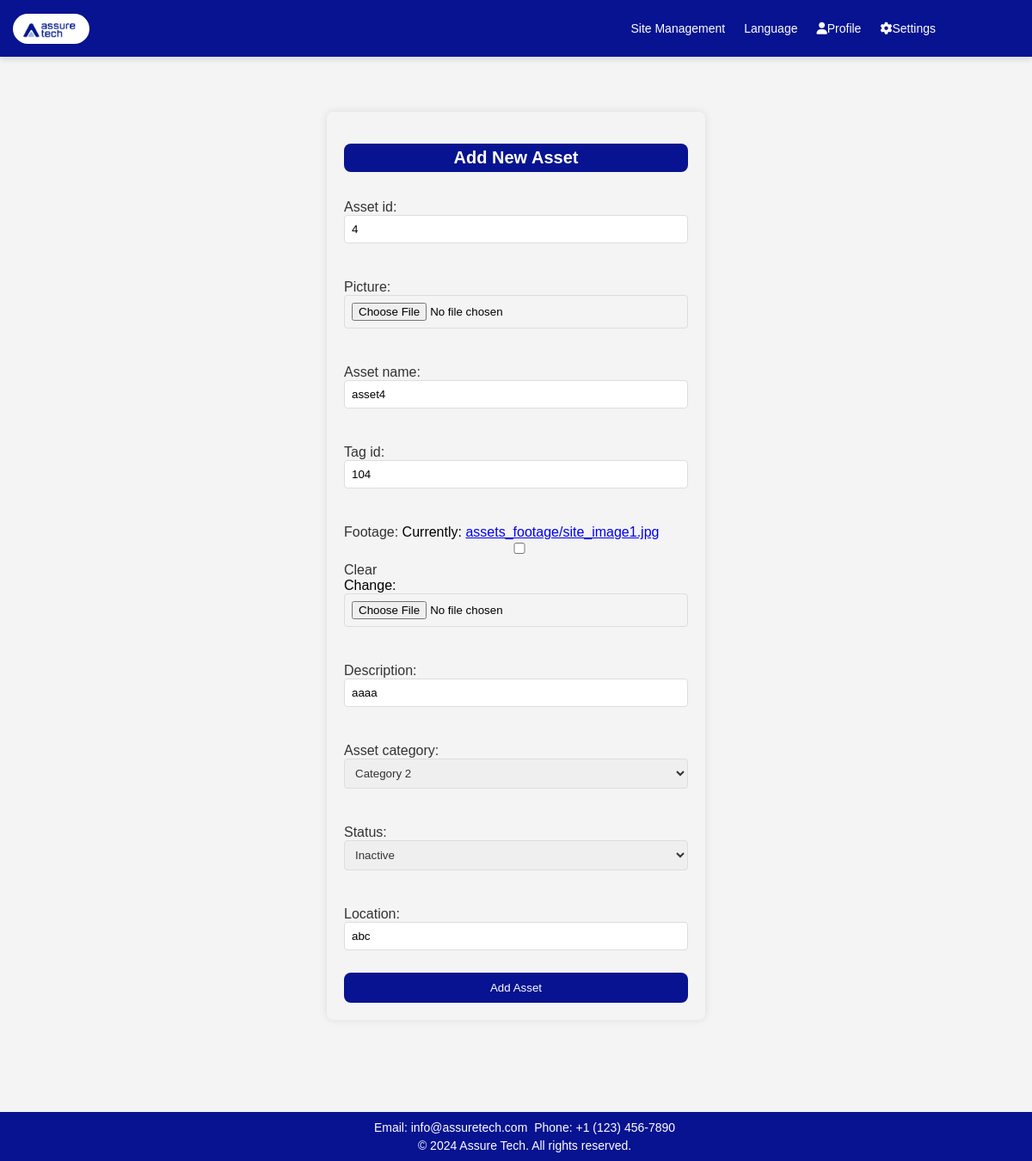
/update_asset/4/, run on the app's committed database.
### app1/models.py (models this page shows, shortened)
class Asset(models.Model):
    asset_id = models.IntegerField(unique=True)
    picture = models.ImageField(upload_to='asset_pictures/', blank=True, null=True)
    asset_name = models.CharField(max_length=255)
    tag_id = models.IntegerField(unique=True)
    footage = models.ImageField(upload_to='assets_footage/', blank=True, null=True,verbose_name= 'Footage')
    description = models.CharField(max_length=500)
    asset_category = models.CharField(max_length=50)
    STATUS_CHOICES = [
        ('active', 'Active'),
        ('inactive', 'Inactive'),
    ]
    status = models.CharField(max_length=50, choices=STATUS_CHOICES)
    location = models.CharField(max_length=100)
    time_log = models.DateTimeField(auto_now=True)

### app1/views.py (the view)
# urls.py: path('update_asset/<int:asset_id>/', views.update_asset, name='update_asset'),
def update_asset(request, asset_id):
    asset = get_object_or_404(Asset, asset_id=asset_id)
    if request.method == 'POST':
        form = AssetForm(request.POST, request.FILES, instance=asset)
        if form.is_valid():
            try:
                form.save()
                return redirect('asset_site')
            except ValidationError as e:
                form.add_error('asset_id', str(e))
    else:
        form = AssetForm(instance=asset)
    return render(request, 'app1/add_asset.html', {'form': form})

### app1/forms.py
class AssetForm(forms.ModelForm):
    asset_category_choices = [
        ('category1', 'Category 1'),
        ('category2', 'Category 2'),
    ]
    asset_category = forms.ChoiceField(choices=asset_category_choices)
    STATUS_CHOICES = [
        ('active', 'Active'),
        ('inactive', 'Inactive'),
    ]
    status = forms.ChoiceField(choices=STATUS_CHOICES)
    class Meta:
        model = Asset
        fields = [ 'asset_id','picture','asset_name', 'tag_id', 'footage' , 'description', 'asset_category','status','location']

### app1/templates/app1/add_asset.html (shortened to what this page needs)
<!DOCTYPE html>
<html lang="en">
<head>
    {% load static %}
    <link rel="stylesheet" href="https://cdnjs.cloudflare.com/ajax/libs/font-awesome/6.0.0/css/all.min.css">
</head>
<body>
    <header>
        <a class="logo" href="#"><img src="{% static 'app1/images/logo.jpg' %}" alt="Logo"></a>
        <nav class="nav">
            <div class="dropdown">
                <a href="{% url 'sites' %}">Site Management</a>
            </div>
            <div class="dropdown">
                <a href="#" class="dropbtn">Language</a>
            </div>
            <div class="dropdown">
                <a href="#" class="dropbtn"><i class="fas fa-user"></i>Profile</a>
            </div>
            <div class="dropdown">
                <a href="#" class="dropbtn"><i class="fas fa-cog"></i>Settings</a>
            </div>
        </nav>
    </header>
    <div class="content">
        <div class="form-container">
            <h2>Add New Asset</h2>
            <form method="post" enctype="multipart/form-data">
                {{ form.as_p }}
                <button type="submit">Add Asset</button>
            </form>
        </div>
    </div>
    <footer>
        <p>Email: info@assuretech.com</p>
        <p>Phone: +1 (123) 456-7890</p>
        <div class="footer-bottom">
            <p>&copy; 2024 Assure Tech. All rights reserved.</p>
        </div>
    </footer>
</body>
</html>

### app1/templates/app1/add_asset.html (style rules this page uses)
body { font-family: 'Verdana', sans-serif; width: 100%; margin: 0; padding-top: 10vh; background: #f4f4f4; box-sizing: border-box; height: 1350px; }
header { background-color: #071390; color: white; text-align: center; padding: 15px 0; position: fixed; top: 0; width: 100%; z-index: 1000; display: flex; justify-content: space-between; align-items: center; box-shadow: 0px 4px 6px rgba(0, 0, 0, 0.1); }
.nav a { color: white; padding: 10px 10px; font-size: 14px; text-decoration: none; display: inline-block; margin-right: 2px; transition: color 0.3s ease; }
.nav { display: flex; align-items: center; margin-right: 100px; }
.logo img { max-height: 35px; margin-left: 15px; float: left; border-radius: 20px; }
.dropdown { display: inline-block; position: relative; text-align: center; }
footer { position: fixed; bottom: 0; width: 100%; background-color: #071390; color: white; text-align: center; padding: 10px; z-index: 1000; font-size: 14px; }
footer h4, footer p { white-space: nowrap; margin: 0; padding: 2px; display: inline; }
.footer-bottom { white-space: nowrap; padding-top: 5px; }
.footer-bottom p { margin: 0; }
.content { flex-grow: 1; padding: 30px; margin-top: 20px; height: 550px; }
.form-container { max-width: 400px; margin: 0 auto; background-color: transparent; padding: 20px; border-radius: 8px; box-shadow: 0 0 10px rgba(0, 0, 0, 0.1); }
.form-container h2 { text-align: center; background-color: #071390; color: white; border-radius: 8px; padding: 5px; }
form { display: flex; flex-direction: column; }
label { display: inline-block; margin-bottom: 0px; color: #333; }
input { display: block; width: 100%; padding: 8px; margin-bottom: 10px; border: 1px solid #ddd; border-radius: 4px; box-sizing: border-box; }
.form-label, select { display: inline-block; margin-bottom: 0px; color: #333; width: 100%; padding: 8px; margin-bottom: 10px; border: 1px solid #ddd; border-radius: 4px; box-sizing: border-box; }
button { background-color: #071390; color: white; cursor: pointer; padding: 10px; border: none; border-radius: 8px; }
.form-container h2 { font-size: 20px; }

### data on the page
Asset: asset_id "4", asset_name "asset4", tag_id "104", description "aaaa", asset_category "Category 2", status "Inactive", location "abc"
